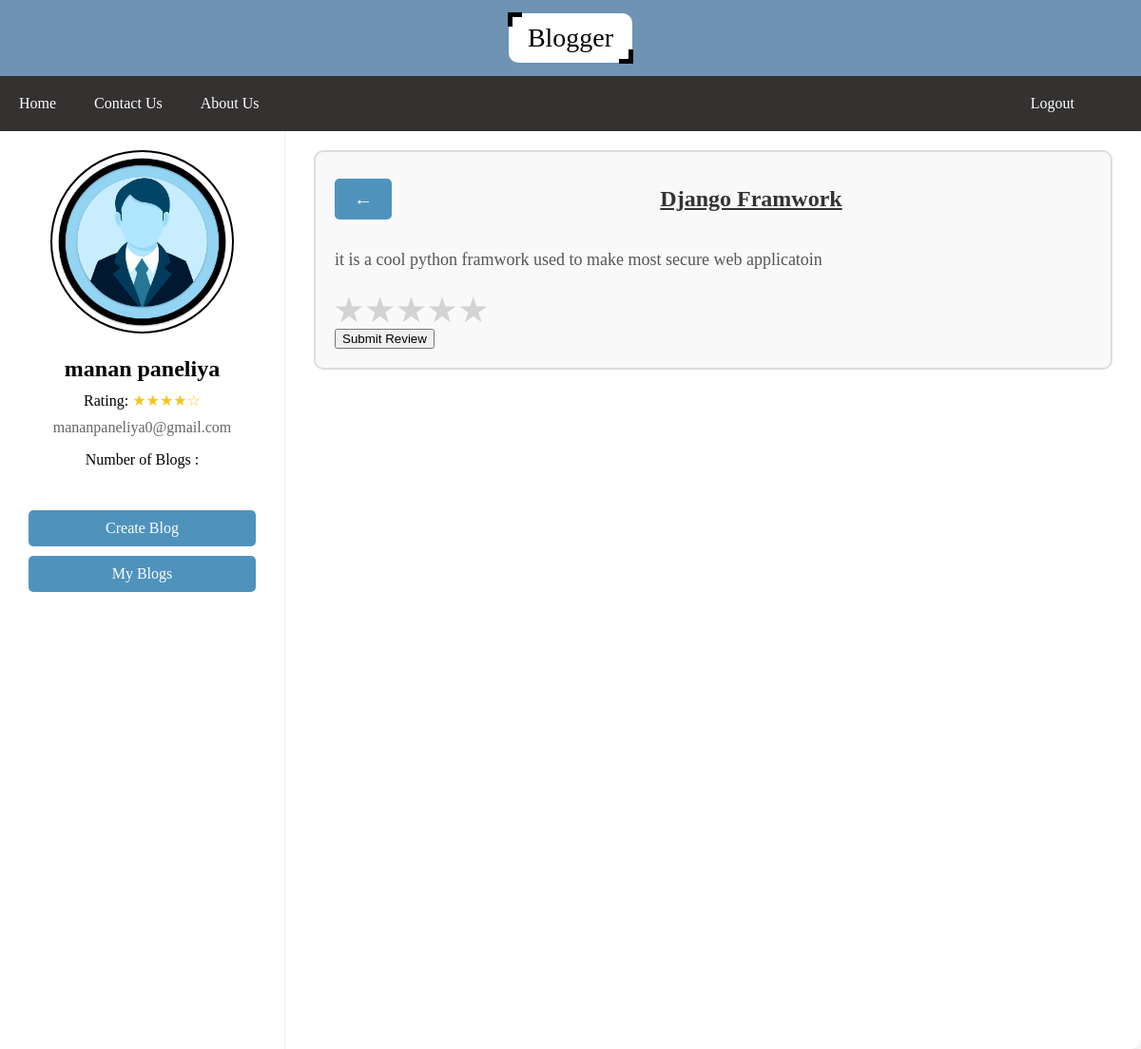
The page /all-detailed-blog/1 (signed in) on the database its author committed.
### blog/models.py (models this page shows, shortened)
class Blog(models.Model):
    title = models.CharField(max_length=500)
    author = models.ForeignKey(Blogger, on_delete=models.CASCADE, related_name='blogs')
    rating = models.FloatField(default=0)
    views = models.IntegerField(default=0)
    content = models.TextField()
    created_at = models.DateTimeField(auto_now_add=True)
    viewers = models.ManyToManyField(User, related_name='viewed_blogs', blank=True)

### blog/views.py (the view, shortened to what this page needs)
# urls.py: path('all-detailed-blog/<id>', views.all_detailed_blog, name="all detailed blog"),
def all_detailed_blog(request, id):
    blog = get_object_or_404(Blog, pk=id)
    print(request.user in blog.viewers.all())
    if request.user not in blog.viewers.all():
        blog.views += 1
        blog.viewers.add(request.user)
        blog.save()
    context = {'blog':blog}
    return render(request, "blog/all_detailed_blog.html", context)

### blog/templates/blog/all_detailed_blog.html (shortened to what this page needs)
{% extends "blog/index.html" %}
{% block body %}
<div class="blog-container">
    <div class="blog-header">
        <button class="back-button" onclick="window.location.href='/'">←</button>
        <h1>{{ blog.title }}</h1>
    </div>
    <div class="blog-content">
        <p>{{ blog.content }}</p>
    </div>
    <form action="" method="POST">
        <div class="star-rating">
            <label for="star5" title="5 stars">&#9733;</label>
            <label for="star4" title="4 stars">&#9733;</label>
            <label for="star3" title="3 stars">&#9733;</label>
            <label for="star2" title="2 stars">&#9733;</label>
            <label for="star1" title="1 star">&#9733;</label>
        </div>
        <div>
            <button type="submit">Submit Review</button>
        </div>
    </form>
</div>
{% endblock body %}

### blog/templates/blog/index.html (shortened to what this page needs)
<!DOCTYPE html>
<html lang="en">
<head>
    {% load static %}
    <link rel="stylesheet" href="{% static 'css/index.css' %}">
    <link rel="stylesheet" href="{% static 'css/create_blog.css' %}">
    <link rel="stylesheet" href="{% static 'css/myprofile.css' %}">
</head>
<body>
    <header class="data-container" >
        <span class="btn">Blogger</span>
    </header>
    <nav>
        <a href="/">Home</a>
        <a href="#">Contact Us</a>
        <a href="#">About Us</a>
        {% if request.user.is_authenticated %}
        <a class="logout" style="float: right; margin-right: 50px;" href="/logout/">Logout</a>
        {% endif %}
    </nav>
<div class="main_body">
    <div class="container">
        <div class="profile-card">
            <a id="profile-img-a" href="">
            <img id="profile-img"  src="{% static 'images/avtar.jpg' %}" alt="" alt="Blogger Image">
        </a>
            <div class="profile-info">
                <h2 class="name">{{request.user.first_name}} {{request.user.last_name}}</h2>
                <div class="rating">
                    <span>Rating: </span>
                    <span class="stars">★★★★☆</span>
                </div>
                <p class="email">{{request.user.email}}</p>
                <p>Number of Blogs : {{blogs_count}}</p>
                <br>
                <a href="/create-blog" class="menu-btn">Create Blog</a>
                <a href="/myprofile" class="menu-btn">My Blogs</a>
            </div>
        </div>
{% block body %}{% endblock body %}
    </div>
</div>
</body>
</html>

### public/static/css/index.css (style rules this page uses)
* { box-sizing: border-box; }
.logout { float: right; }
body { margin: 0; font-family: 'Times New Roman', Times, serif; }
.data-container { background:#6f93b2; height:10vh; display:flex; justify-content:center; align-items:center; }
header { padding: 1px; background-color: rgba(20, 183, 164, 0.875); }
nav { background-color: #131010db; overflow: hidden; position: sticky; }
nav a { text-decoration: none; padding: 20px; text-align: center; float: left; color: white; }
.menu-btn { display: inline-block; padding: 10px 20px; margin: 10px; font-size: 16px; color: #fff; background-color: #007bff; border: none; border-radius: 5px; text-align: center; text-decoration: none; cursor: pointer; transition: background-color 0.3s ease; }

### public/static/css/create_blog.css (style rules this page uses)
h1 { text-align: center; color: #333; }
form { margin-top: 20px; }
label { font-weight: bold; }

### public/static/css/myprofile.css (style rules this page uses)
.container { display: flex; flex-wrap: wrap; width: 100%; background-color: #fff; border-radius: 10px; box-shadow: 0 4px 8px rgba(0, 0, 0, 0.1); }
.profile-card { background-color: #fff; border-right: 1px solid #eee; width: 300px; text-align: center; }
.profile-info { padding: 20px; }
.name { font-size: 24px; margin: 0; }
.rating { margin: 10px 0; }
.stars { color: #f5c518; }
.email, .phone { color: #666; margin: 5px 0; }
h1 { text-align: center; text-decoration: underline; }

### blog/templates/blog/index.html (style rules this page uses)
.menu-btn { display: flex; justify-content: center; padding: 10px 20px; margin: 10px; font-size: 16px; color: #fff; background-color: #4f93bd; border: none; border-radius: 5px; text-align: center; text-decoration: none; cursor: pointer; transition: background-color 0.3s ease; }
#profile-img { border: 2px solid black ; height: 20%; border-radius: 1000px; padding: 0px; margin-top: 20px; }
.profile-card { position: sticky }

### blog/templates/blog/all_detailed_blog.html (style rules this page uses)
.blog-container { max-width: 80%; width: 70%; margin: 20px auto; padding: 20px; border: 2px solid #ddd; border-radius: 10px; background-color: #f9f9f9; height: 100%; }
.blog-header { display: flex; align-items: center; justify-content: space-between; margin-bottom: 20px; }
.back-button { font-size: 20px; padding: 10px 20px; color: #fff; background-color: #4f93bd; border: none; border-radius: 5px; cursor: pointer; transition: background-color 0.3s ease; }
.blog-header h1 { flex-grow: 1; margin-left: 20px; font-size: 24px; color: #333; }
.blog-content { line-height: 1.6; font-size: 18px; color: #555; margin-bottom: 20px; }
.star-rating { direction: rtl; display: inline-block; }
.star-rating label { font-size: 2rem; color: lightgray; cursor: pointer; }

### rows shown on the page
Blog: title "Django Framwork", content "it is a cool python framwork used to make most secure web applicatoin"

### other values the page prints
{{ request.user.first_name }} "manan"
{{ request.user.last_name }} "paneliya"
{{ request.user.email }} "mananpaneliya0@gmail.com"
